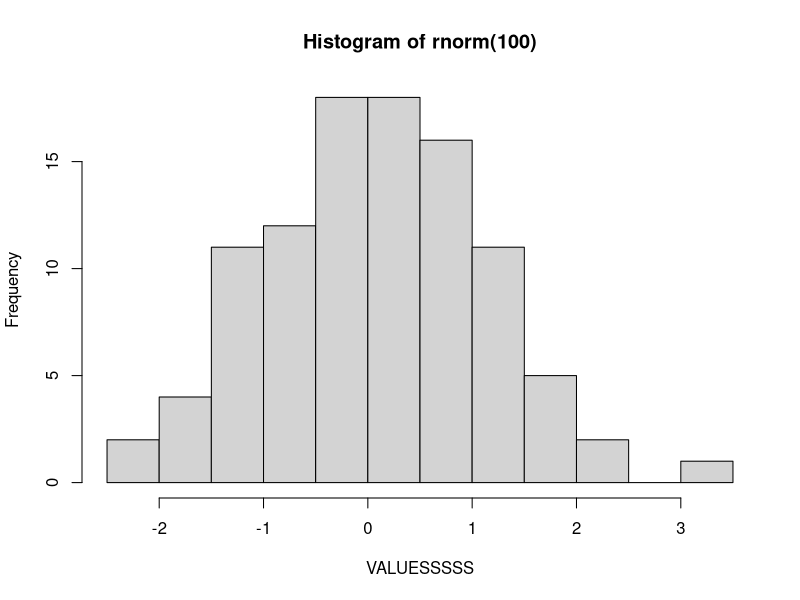
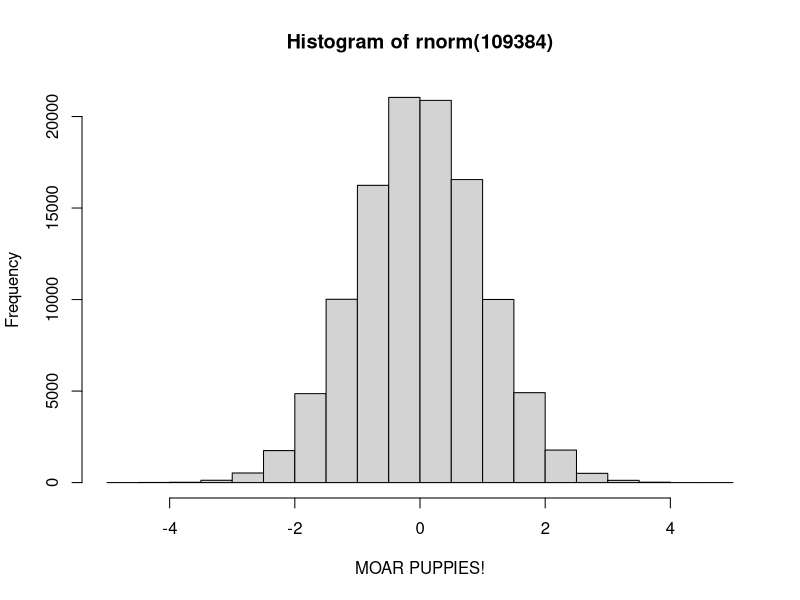
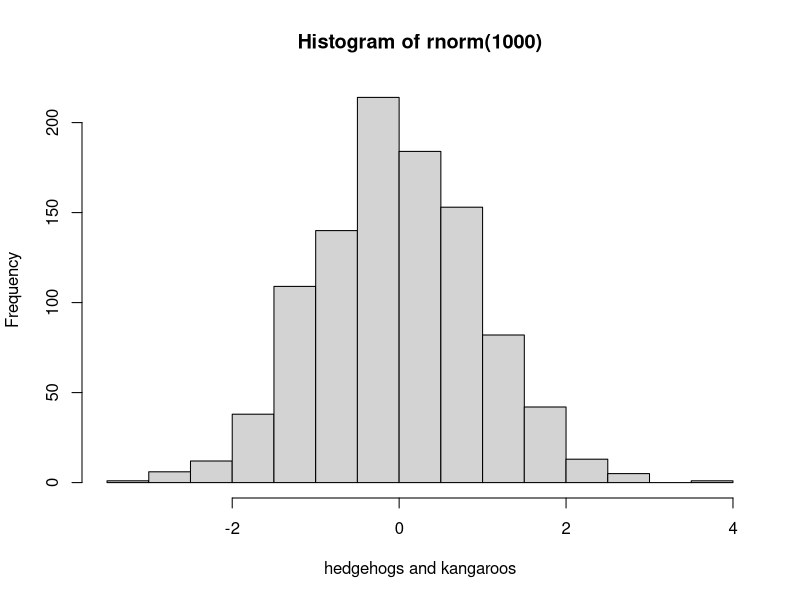

Generate these figures, in order, with R:
# this is an awesome script.

hist(rnorm(100), xlab="VALUESSSSS")

# new code!
hist(rnorm(109384), xlab="MOAR PUPPIES!")

# hi Alyssa
hist(rnorm(1000), xlab= "hedgehogs and kangaroos")